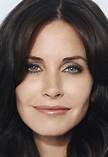
#> input picture Model/testset/monica.jpg, 108 x 157 px
$ jupyter execute --allow-errors Imageclassification.ipynb   (shell and % lines are left out)
#> lines starting #> are read from the running program, lines starting #| are printed output that depends on the picture
# import necessary modules

[cell 1]
import cv2
import numpy as np
import matplotlib
import matplotlib.pyplot as plt

[cell 2]
img=cv2.imread('./testset/monica.jpg')
#> img is the input picture: shape (157, 108, 3); mean B, G, R 78.6, 86.4, 102.7
img.shape
#> Out = (157, 108, 3)

[cell 3]
plt.imshow(img)

[cell 4]
gry = cv2.cvtColor(img, cv2.COLOR_BGR2GRAY)
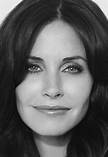
#> gry: shape (157, 108); min 0, max 255, mean 90.4
gry.shape
#> Out = (157, 108)

[cell 5]
plt.imshow(gry, cmap='gray')

[cell 6]
face_cascade=cv2.CascadeClassifier('./opencv/haarcascades/haarcascade_frontalface_default.XML')
eye_cascade=cv2.CascadeClassifier('./opencv/haarcascades/haarcascade_eye.xml')
faces=face_cascade.detectMultiScale(gry,1.3,5)
#> faces = [[14, 40, 81, 81]]
faces
#> Out = [[14, 40, 81, 81]]

[cell 7]
(x,y,w,h)=faces[0]
#> x = 14; y = 40; w = 81; h = 81

[cell 8]
face_det = cv2.rectangle(img,(x,y),(x+w,y+h),(255,0,0),2)
plt.imshow(face_det)

[cell 9]
cv2.destroyAllWindows()
for (x,y,w,h) in faces:
    face_det= cv2.rectangle(img,(x,y),(x+w,y+h),(255,0,0),2)
    roi_color=face_det[y:y+h,x:x+h]
    roi_gry=gry[y:y+h,x:x+h]
    eyes=eye_cascade.detectMultiScale(roi_gry)
    for (ex,ey,ew,eh) in eyes:
        cv2.rectangle(roi_color,(ex,ey),(ex+ew,ey+eh),(0,255,0),2)
#> this loop made 1 pass
#> (x, y, w, h, eyes) on pass 1: (14, 40, 81, 81, [[45, 17, 24, 24], [9, 16, 22, 22]])
#> pass 1, `roi_gry=gry[y:y+h,x:x+h]`:
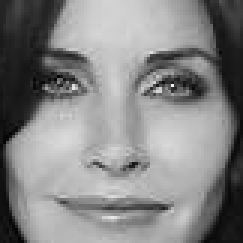
#> roi_gry: shape (81, 81) (shown 3 times larger); min 1, max 242, mean 133.6
#> after the loop:
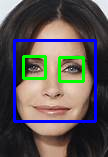
#> img: shape (157, 108, 3); mean B, G, R 85.9, 86.4, 92.7
#> after the loop:
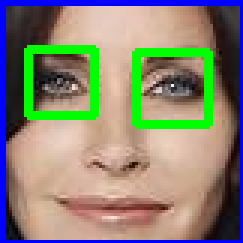
#> roi_color: shape (81, 81, 3) (shown 3 times larger); mean B, G, R 115.8, 132, 136.1
plt.imshow(face_det)

[cell 10]
plt.imshow(roi_color)

# build function for creating crop image folders

[cell 11]
def crop_img(path):
#> called with path = './testset/monica.jpg'
    img=cv2.imread(path)
    gry=cv2.cvtColor(img, cv2.COLOR_BGR2GRAY)
    faces=face_cascade.detectMultiScale(gry,1.3,5)
#> faces = [[14, 40, 81, 81]]
    for (x,y,w,h) in faces:
        roi_color=img[y:y+h,x:x+w]
        roi_gry=gry[y:y+h,x:x+w]
        eyes=eye_cascade.detectMultiScale(roi_gry)
        if len(eyes)>=2:
            return roi_color
#> call 2 of crop_img, with path = './dataset/chandler/1 (3).jpg'
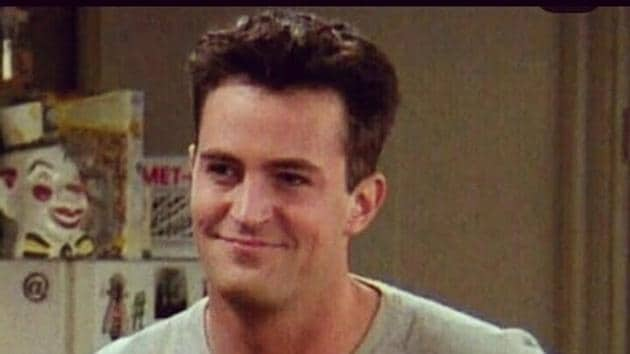
#> input picture Model/dataset/chandler/1 (3).jpg, 630 x 354 px
#> in crop_img, img is the input picture: shape (354, 630, 3); mean B, G, R 63.5, 80.1, 104.9
#> in crop_img (call 2), `gry=cv2.cvtColor(img, cv2.COLOR_BGR2GRAY)`:
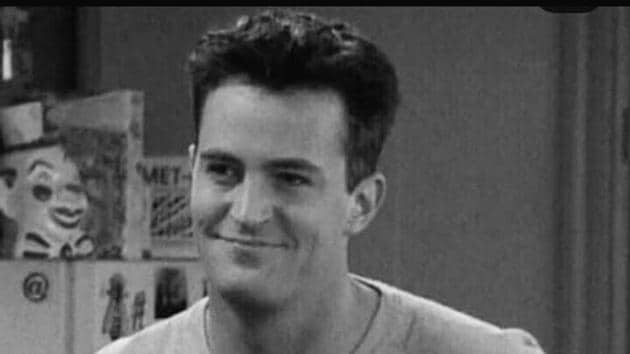
#> gry: shape (354, 630); min 3, max 241, mean 85.6
#> in crop_img (call 2), `faces=face_cascade.detectMultiScale(gry,1.3,5)`: faces = [[158, 95, 203, 203]]
#> this loop made 1 pass
#> (x, y, w, h, eyes) on pass 1: (158, 95, 203, 203, [[110, 65, 41, 41], [40, 51, 49, 49]])
#> pass 1, in crop_img (call 2), `roi_color=img[y:y+h,x:x+w]`:
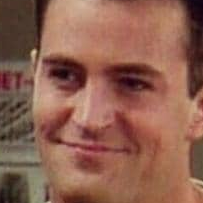
#> roi_color: shape (203, 203, 3); mean B, G, R 80.2, 96.8, 142.5
#> pass 1, in crop_img (call 2), `roi_gry=gry[y:y+h,x:x+w]`:
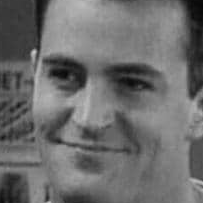
#> roi_gry: shape (203, 203); min 7, max 201, mean 108.6

[cell 12]
cropped_img=crop_img('./testset/monica.jpg')
plt.imshow(cropped_img)

[cell 13]
data_path='./dataset/'
cr_data_path='./dataset/crop_img/'

[cell 14]
import os
img_dirs=[]
for entry in os.scandir(data_path):
    if entry.is_dir():
        img_dirs.append(entry.path)

[cell 15]
img_dirs

[cell 16]
import shutil
if os.path.exists(cr_data_path):
    shutil.rmtree(cr_data_path)
os.mkdir(cr_data_path)

[cell 17]
char_name_dir=[]
char_img_dic={}

for img_dir in img_dirs:
    count=1
    char_name=img_dir.split('/')[-1]
    char_img_dic[char_name]=[]
    for entry in os.scandir(img_dir):
        roi_color=crop_img(entry.path)
        if roi_color is not None:
            cr_char_path=cr_data_path+char_name
            if not os.path.exists(cr_char_path):
                os.makedirs(cr_char_path)
                char_name_dir.append(cr_char_path)
            cr_char_img_path=cr_char_path+'/'+char_name+str(count)+'.png'
            cv2.imwrite(cr_char_img_path, roi_color)
            char_img_dic[char_name].append(cr_char_img_path)
            count+=1

[cell 18]
char_name_dir

[cell 19]
char_img_dic

[cell 20]
import numpy as np
import pywt
import cv2

def w2d(img, mode='haar', level=1):
#> called with mode = 'db1', level = 5
    imArray = img
    #Datatype conversions
    #convert to grayscale
    imArray = cv2.cvtColor( imArray,cv2.COLOR_RGB2GRAY )
    #convert to float
    imArray =  np.float32(imArray)
    imArray /= 255;
    # compute coefficients
    coeffs=pywt.wavedec2(imArray, mode, level=level)

    #Process Coefficients
    coeffs_H=list(coeffs)
    coeffs_H[0] *= 0;

    # reconstruction
    imArray_H=pywt.waverec2(coeffs_H, mode);
    imArray_H *= 255;
    imArray_H =  np.uint8(imArray_H)

    return imArray_H

[cell 21]
im_har = w2d(cropped_img,'db1',5)
plt.imshow(im_har, cmap='gray')

[cell 22]
char_img_dic.keys()

[cell 23]
match={}
c=0
for char  in char_img_dic.keys():
    match[char]=c
    c+=1
match

[cell 24]
x, y = [], []
for celebrity_name, training_files in char_img_dic.items():
    for training_image in training_files:
        img = cv2.imread(training_image)
        scalled_raw_img = cv2.resize(img, (32, 32))
        img_har = w2d(img,'db1',5)
#> call 2 of w2d, with mode = 'db1', level = 5
#> in w2d (call 2), `imArray_H=pywt.waverec2(coeffs_H, mode);`:
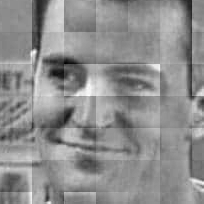
#> imArray_H: shape (204, 204) float32; min -0.439, max 0.348, mean 0.000283; drawn with min black and max white
        scalled_img_har = cv2.resize(img_har, (32, 32))
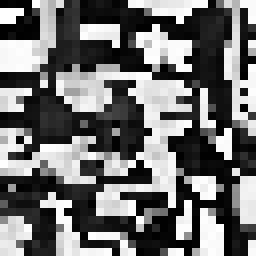
#> scalled_img_har: shape (32, 32) (shown 8 times larger); min 0, max 255, mean 110.7
        combined_img = np.vstack((scalled_raw_img.reshape(32*32*3,1),scalled_img_har.reshape(32*32,1)))
        x.append(combined_img)
        y.append(match[celebrity_name])

[cell 25]
len(x[0])

[cell 26]
len(y)

[cell 27]
combined_img

[cell 28]
x = np.array(x).reshape(len(x),4096).astype(float)
x.shape
#> Out = (2, 4096)
